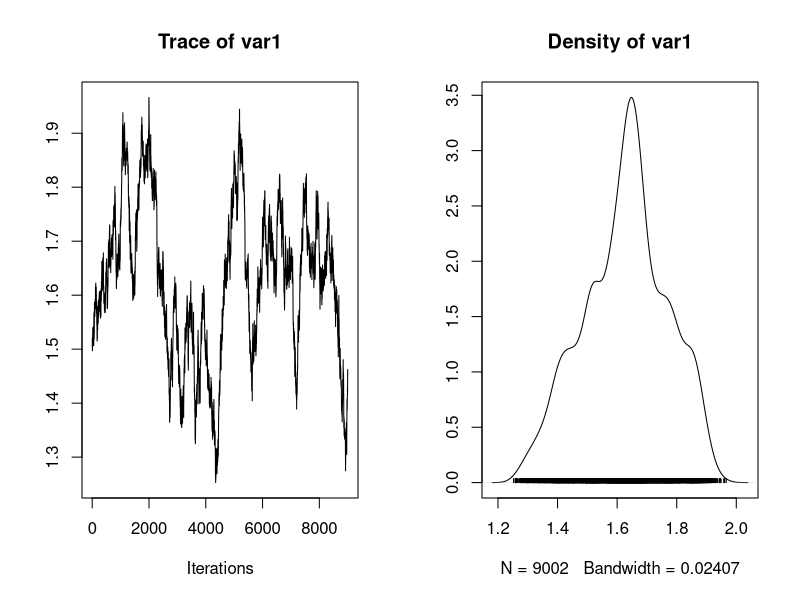
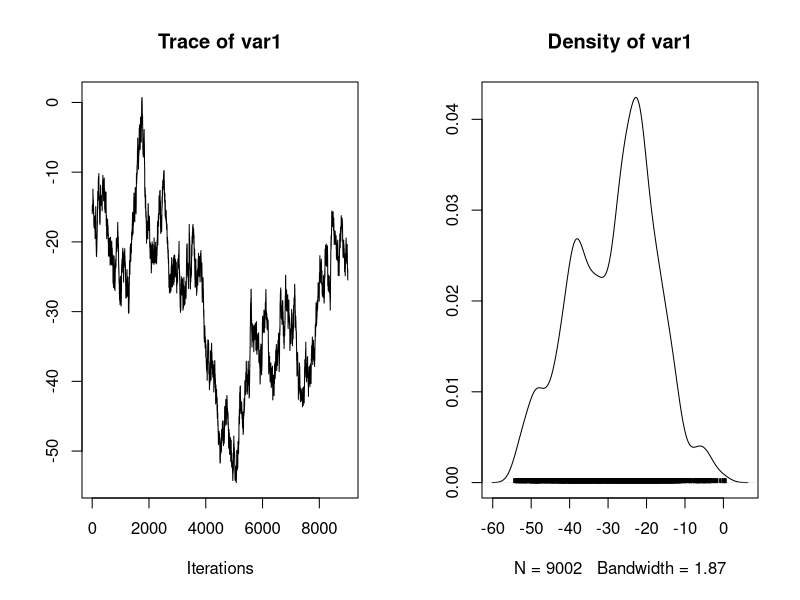
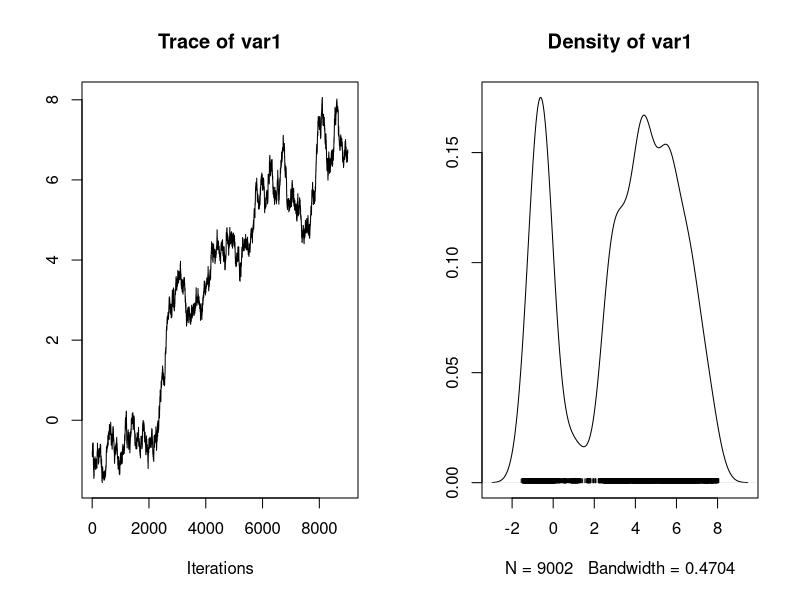
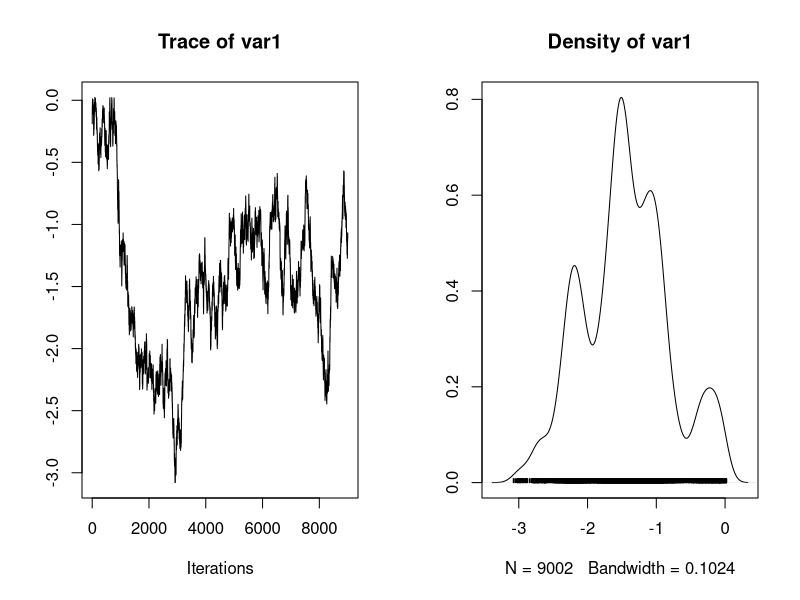

Generate these figures, in order, with R:
setwd("~/Desktop/S2/X4MS040")

library(coda)

x <- c(0, 10, 33, 100, 333, 1000)
i1 <- c(15, 16, 16, 27, 33, 20)
i2 <- c(21, 18, 26, 41, 38, 27)
i3 <- c(29, 21, 33, 69, 41, 42)
y <- structure(c(15, 16, 16, 27, 33, 20, 21, 18, 26, 41, 38, 27, 29, 
                 21, 33, 60, 41, 42), .Dim = c(6, 3))


GIBBS <- function(x, y, nchain, init_abg, init_tau, sd_tau_prop,
                  sd_abg_prop){
  chain_abg <- matrix(NA, nchain+1, 3) # chaine pour alpha beta gamma
  chain_abg[1,] <- init_abg
  chain_tau <- matrix(NA, nchain+1, 1) # chaine pour tau
  chain_tau[1] <- init_tau
  
  # hyperparamètres
  a <- 1/1000
  b <- 1/1000
  sigma <- 1000
  
  for (i in 1:nchain){
    # MAJ tau
    tau_candidate <- rnorm(1,mean=chain_tau[i], sd=sd_tau_prop)
    # Lambda nécessaire à la construction des paramètres tau et MAJ mu
    lambda <- rnorm(3*6, mean=0, sd=1/chain_tau[i])
    lambda <- matrix(lambda, nrow=6, ncol=3)
    lambda_candidate <- rnorm(3*6, mean=0, sd=1/tau_candidate)
    lambda_candidate <- matrix(lambda_candidate, nrow=6, ncol=3)
    
    top <- log(rgamma(1, a + (1/2)*3*6, b + (1/2)*sum(lambda_candidate**2)))
    bottom <-log(rgamma(1, a + (1/2)*3*6, b + (1/2)*sum(lambda**2)))
    ratio <- top - bottom
    u <- log(runif(1))
    
    if (u < ratio){
      chain_tau[i+1] <- tau_candidate
    } else {
      chain_tau[i+1] <- chain_tau[i]
    }
    
    # MAJ alpha beta gamma
    lambda <- rnorm(3*6, mean=0, sd=1/chain_tau[i+1])
    lambda <- matrix(lambda, nrow=6, ncol=3)
    # alpha
    alpha_candidate <- rnorm(1, mean = chain_abg[i,1], sd = sd_abg_prop[1])
    mu_candidate <- exp(alpha_candidate + chain_abg[i,2]*log(x + 10) +
                          chain_abg[i,3]*x + lambda)
    mu <- exp(chain_abg[i,1] + chain_abg[i,2]*log(x + 10) +
                chain_abg[i,3]*x + lambda)
    top <- (alpha_candidate**2)/(2*sigma) + sum(mu_candidate) - sum(mu_candidate**y)
    bottom <- (chain_abg[i,1]**2)/(2*sigma) + sum(mu) - sum(mu**y)
    ratio <- top - bottom
    u <- log(runif(1))
    
    if (u < ratio){
      chain_abg[i+1,1] <- alpha_candidate
    } else {
      chain_abg[i+1,1] <- chain_abg[i,1]
    }
    
    # Beta 
    beta_candidate <- rnorm(1, mean = chain_abg[i,2], sd = sd_abg_prop[2])
    mu_candidate <- exp(chain_abg[i+1,1] + beta_candidate*log(x + 10) +
                          chain_abg[i,3]*x + lambda)
    mu <- exp(chain_abg[i+1,1] + chain_abg[i,2]*log(x + 10) +
                chain_abg[i,3]*x + lambda)
    top <- (beta_candidate**2)/(2*sigma) + sum(mu_candidate) - sum(mu_candidate**y)
    bottom <- (chain_abg[i,2]**2)/(2*sigma) + sum(mu) - sum(mu**y)
    ratio <- top - bottom
    u <- log(runif(1))
    
    if (u < ratio){
      chain_abg[i+1,2] <- beta_candidate
    } else {
      chain_abg[i+1,2] <- chain_abg[i,2]
    }
    
    
    # Gamma
    gamma_candidate <- rnorm(1, mean = chain_abg[i,3], sd = sd_abg_prop[3])
    mu_candidate <- exp(chain_abg[i+1,1] + chain_abg[i+1,2]*log(x + 10) +
                          gamma_candidate*x + lambda)
    mu <- exp(chain_abg[i+1,1] + chain_abg[i+1,2]*log(x + 10) +
                chain_abg[i,3]*x + lambda)
    top <- (gamma_candidate**2)/(2*sigma) + sum(mu_candidate) - sum(mu_candidate**y)
    bottom <- (chain_abg[i,3]**2)/(2*sigma) + sum(mu) - sum(mu**y)
    ratio <- top - bottom
    u <- log(runif(1))
    
    if (u < ratio){
      chain_abg[i+1,3] <- gamma_candidate
    } else {
      chain_abg[i+1,3] <- chain_abg[i,3]
    }
    
  }
  
  return(list(tau = chain_tau, abg = chain_abg))
  
}

result <- GIBBS(x, y, 10000, c(0,0,0), 1, 0.01, c(0.5,0.05,0.03))


plot(mcmc(result$tau[1000:10001]))
plot(mcmc(result$abg[1000:10001,1]))
plot(mcmc(result$abg[1000:10001,2]))
plot(mcmc(result$abg[1000:10001,3]))

